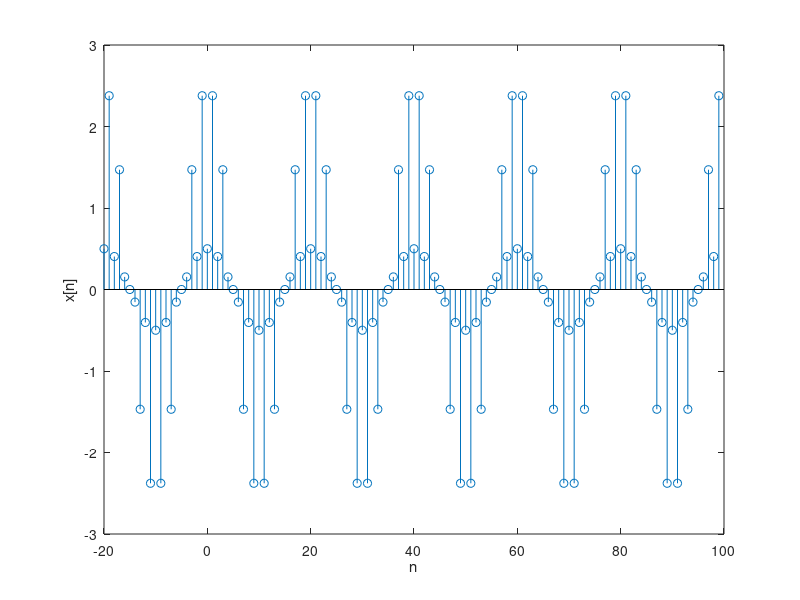
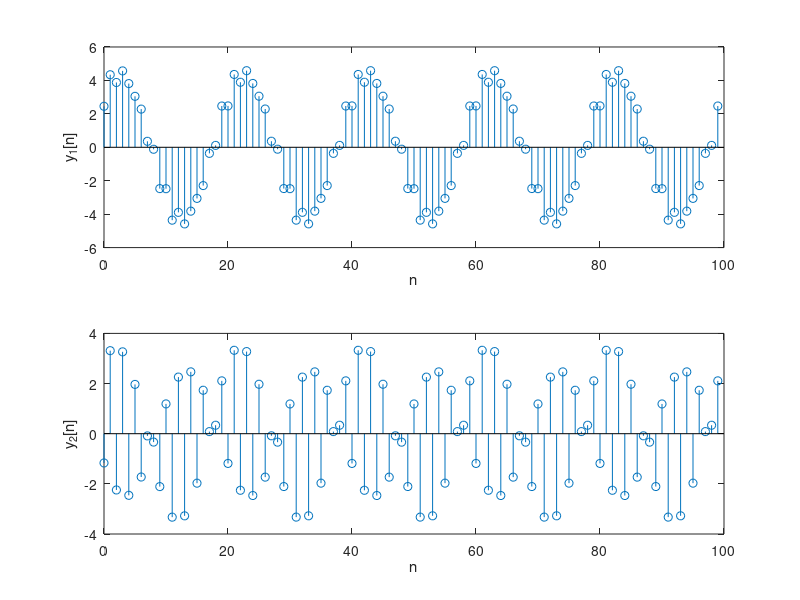
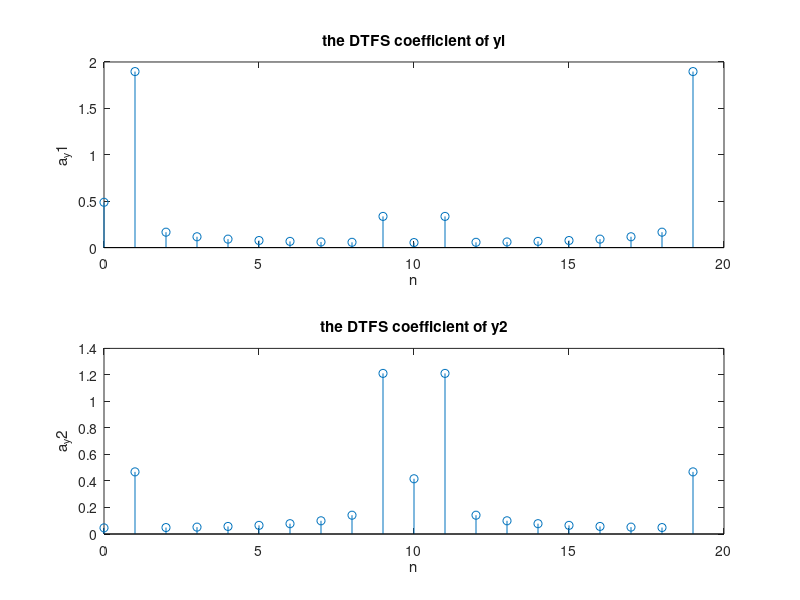

These figures' MATLAB source, in order:
% d部分
x=0:1:19; 
a_x=[0 0.75 zeros(1,7) -0.5 0 -0.5 zeros(1,7) 0.75];
Wk=(pi/10).*x;
N=20;
x_20=N*ifft(a_x);
n=-20:1:99;
x_6t=[x_20 x_20 x_20 x_20 x_20 x_20];
figure (1);
stem(n,x_6t);
xlabel('n');
ylabel('x[n]');

saveas(gcf, "plots/P3_8_d_out.png");
close;


% e部分
a1=[1 -0.8];
b1=1;
a2=[1 0.8];
b2=1;
y1=filter(b1,a1,x_6t);
y2=filter(b2,a2,x_6t);
figure (2);
subplot(2,1,1);
stem(n(21:120),y1(21:120));
xlabel('n');
ylabel('y_1[n]');
subplot(2,1,2);
stem(n(21:120),y2(21:120));
xlabel('n');
ylabel('y_2[n]');


saveas(gcf, "plots/P3_8_e_out.png");
close;


% f部分
a_y1=(1/20)*fft(y1(1:20));
a_y2=(1/20)*fft(y2(1:20));
figure(3);
subplot(2,1,1);
stem(x,abs(a_y1));
xlabel('n');
ylabel('a_y1');
title('the DTFS coefficient of yl');
subplot(2,1,2);
stem(x,abs(a_y2));
xlabel('n');
ylabel('a_y2');
title('the DTFS coefficient of y2');

saveas(gcf, "plots/P3_8_f_out.png");
close;
